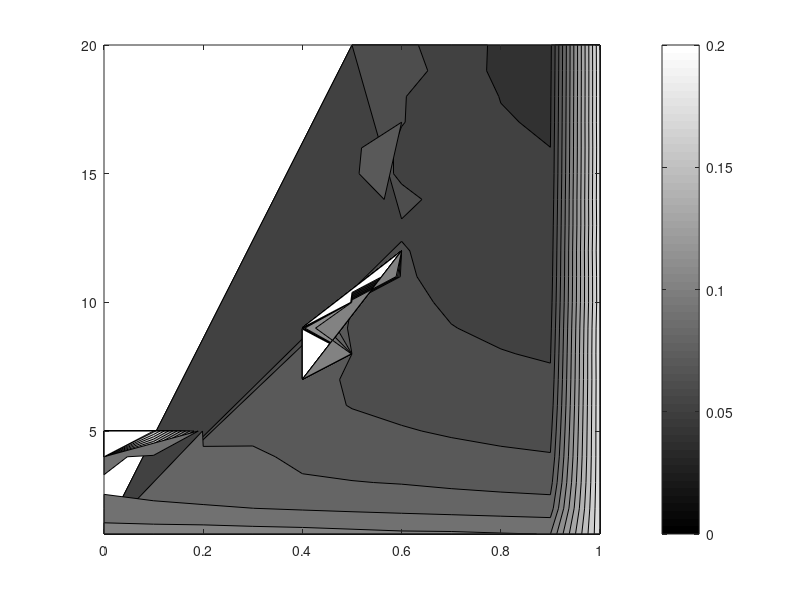

Write the MATLAB code that produced this figure. (Note: this script raises an error after producing the figure.)
%% CONTOURPLOT FOR THE IMPACT OF ETA AND PHI ON THE LOSS (compare Figure 5)
clear;
clc;
%% I: Load the data
load('impact_of_eta_contempTR.mat')
%% II: Preperation for the plot
b = [0:0.1:1];
d = [1:1:20];
[x,y] = meshgrid(b,d);

%% III: Plot
figure('NumberTitle','off','Name','contour plot')
contourf(x,y,Loss_average,'LevelList',[0:0.01:0.2] )
colormap(gray);
c = colorbar;
c.Label.String ='Loss';
set(findobj(gcf,'type','axes'),'FontName','TimesNewRoman','FontSize',12,'FontWeight','Bold', 'LineWidth', 1);
xlabel('$\eta$','Interpreter','latex','FontSize',20, 'FontName','TimesNewRoman','FontWeight','bold');
ylabel('$\phi$','Interpreter','latex','FontSize',20, 'FontName','TimesNewRoman','FontWeight','bold');